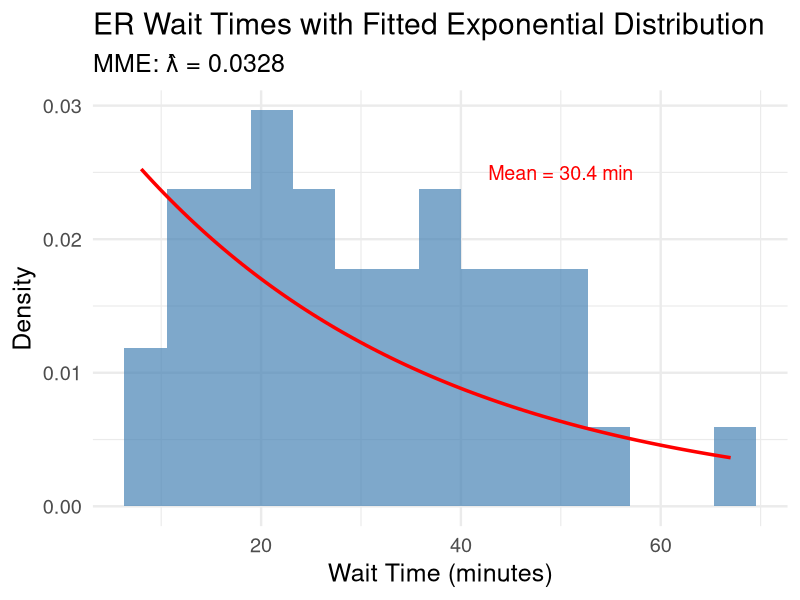
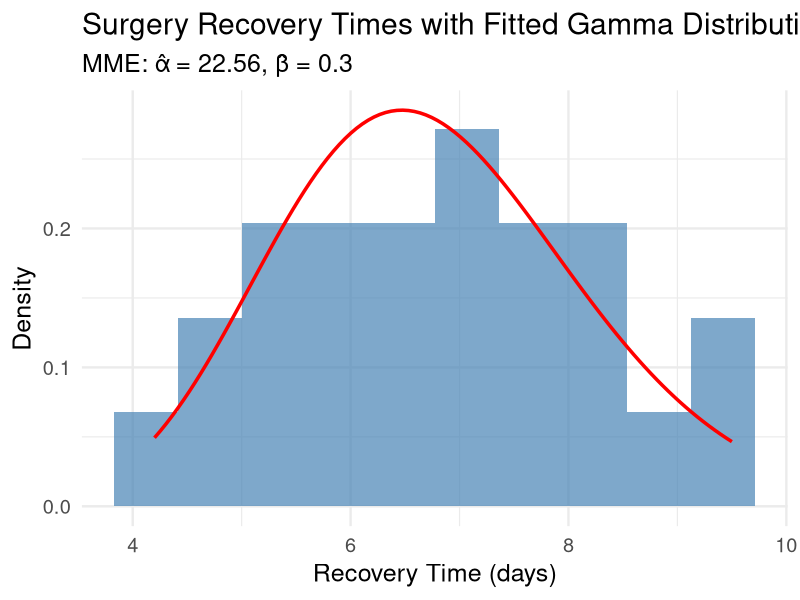
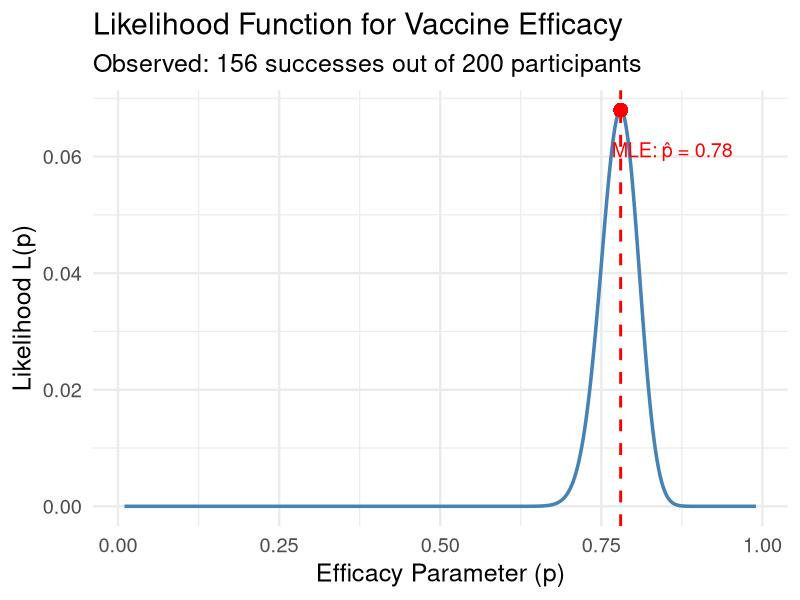
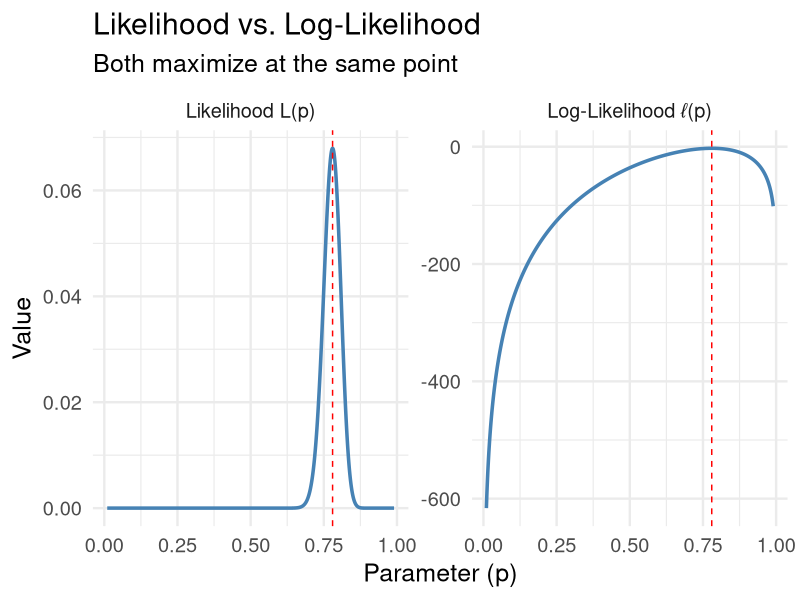
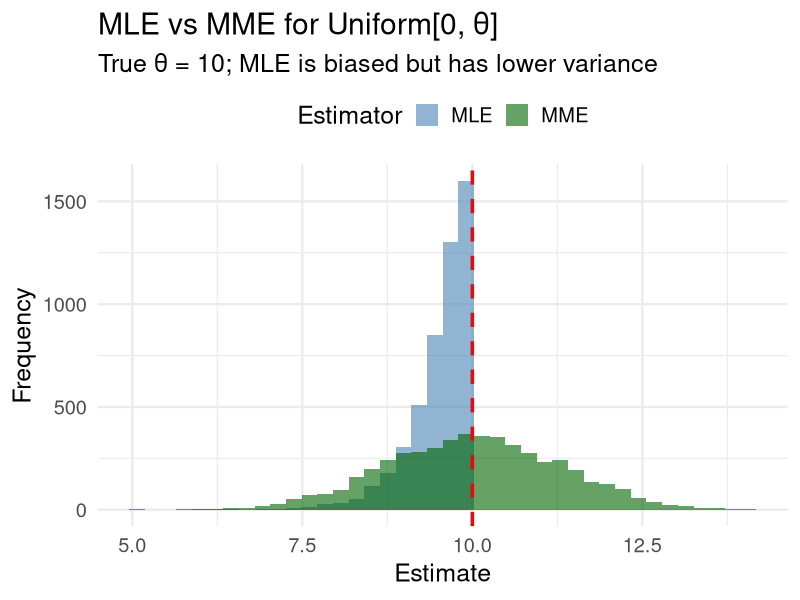
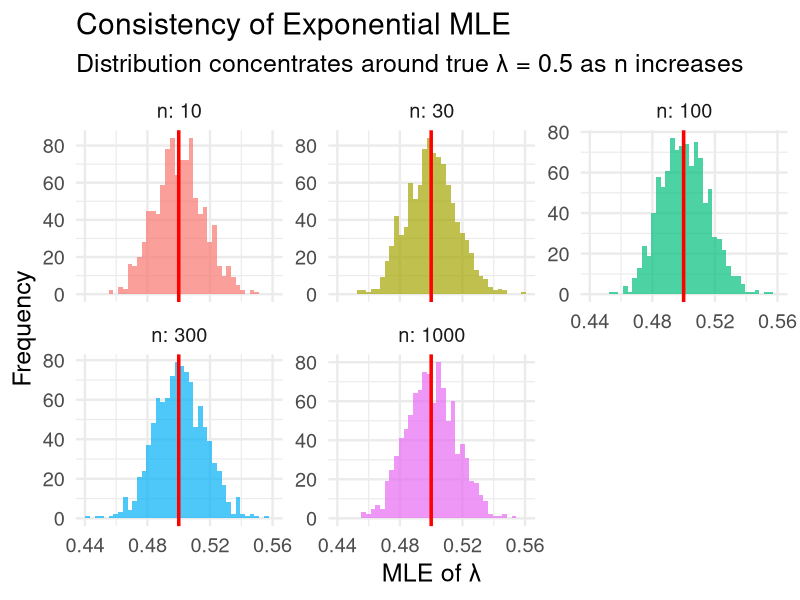

Write the R code that produced these figures, in order.
## ---- chunk 1
#| label: setup
#| include: false
library(tidyverse)
set.seed(42)
theme_set(theme_minimal(base_size = 18))
## ---- chunk 2
# Wait times (minutes) for 40 patients
wait_times <- c(12, 45, 8, 23, 67, 15, 31, 42, 19, 56,
                28, 11, 38, 22, 49, 17, 33, 25, 41, 14,
                52, 9, 36, 27, 44, 18, 29, 47, 21, 35,
                13, 39, 24, 51, 16, 32, 46, 20, 37, 26)

# Method of moments estimate for λ (per minute)
lambda_hat <- 1 / mean(wait_times)

cat("Sample mean wait time:", round(mean(wait_times), 2), "minutes\n")
cat("MME of λ:", round(lambda_hat, 4), "per minute\n")
cat("MME of λ:", round(lambda_hat * 60, 2), "per hour")
## ---- chunk 3
#| fig-height: 4.5
# Compare empirical distribution to fitted exponential
tibble(wait_time = wait_times) |> 
  ggplot(aes(x = wait_time)) +
  geom_histogram(aes(y = after_stat(density)), bins = 15, 
                 fill = "steelblue", alpha = 0.7) +
  stat_function(fun = dexp, args = list(rate = lambda_hat),
                color = "red", linewidth = 1.2) +
  labs(title = "ER Wait Times with Fitted Exponential Distribution",
       subtitle = str_glue("MME: λ̂ = {round(lambda_hat, 4)}"),
       x = "Wait Time (minutes)", y = "Density") +
  annotate("text", x = 50, y = 0.025, 
           label = str_glue("Mean = {round(mean(wait_times), 1)} min"),
           color = "red", size = 5)
## ---- chunk 4
# Recovery times (days) for 25 patients
recovery_times <- c(4.2, 6.8, 5.1, 8.3, 7.2, 4.9, 6.1, 9.5, 5.7, 7.8,
                    6.4, 8.1, 5.3, 7.5, 6.9, 4.5, 8.7, 5.9, 7.1, 6.2,
                    9.2, 5.5, 7.4, 6.6, 8.4)

# Calculate sample moments
x_bar <- mean(recovery_times)
second_moment <- mean(recovery_times^2)

# MME for gamma parameters
alpha_hat <- x_bar^2 / (second_moment - x_bar^2)
beta_hat <- (second_moment - x_bar^2) / x_bar

cat("Sample mean:", round(x_bar, 2), "days\n")
cat("MME of α:", round(alpha_hat, 2), "\n")
cat("MME of β:", round(beta_hat, 2), "days")
## ---- chunk 5
#| fig-height: 4.5
tibble(recovery_time = recovery_times) |> 
  ggplot(aes(x = recovery_time)) +
  geom_histogram(aes(y = after_stat(density)), bins = 10, 
                 fill = "steelblue", alpha = 0.7) +
  stat_function(fun = dgamma, 
                args = list(shape = alpha_hat, scale = beta_hat),
                color = "red", linewidth = 1.2) +
  labs(title = "Surgery Recovery Times with Fitted Gamma Distribution",
       subtitle = str_glue("MME: α̂ = {round(alpha_hat, 2)}, β̂ = {round(beta_hat, 2)}"),
       x = "Recovery Time (days)", y = "Density")
## ---- chunk 6
n <- 200
successes <- 156
# What value of p makes this outcome most "likely"?
## ---- chunk 7
#| echo: false
#| fig-height: 5
# Likelihood function for vaccine trial
n <- 200
x <- 156

likelihood_data <- tibble(
  p = seq(0.01, 0.99, by = 0.001),
  likelihood = dbinom(x, n, p)
)

mle_p <- x / n

likelihood_data |> 
  ggplot(aes(x = p, y = likelihood)) +
  geom_line(color = "steelblue", linewidth = 1.2) +
  geom_vline(xintercept = mle_p, color = "red", linetype = "dashed", linewidth = 1) +
  geom_point(aes(x = mle_p, y = dbinom(x, n, mle_p)), color = "red", size = 4) +
  labs(title = "Likelihood Function for Vaccine Efficacy",
       subtitle = str_glue("Observed: {x} successes out of {n} participants"),
       x = "Efficacy Parameter (p)", y = "Likelihood L(p)") +
  annotate("text", x = mle_p + 0.08, y = dbinom(x, n, mle_p) * 0.9,
           label = str_glue("MLE: p̂ = {mle_p}"), color = "red", size = 5)
## ---- chunk 8
#| echo: false
#| fig-height: 4
# Compare likelihood and log-likelihood
likelihood_data |> 
  mutate(log_likelihood = log(likelihood)) |> 
  select(p, likelihood, log_likelihood) |> 
  pivot_longer(-p, names_to = "type", values_to = "value") |> 
  mutate(type = case_when(
    type == "likelihood" ~ "Likelihood L(p)",
    type == "log_likelihood" ~ "Log-Likelihood ℓ(p)"
  )) |> 
  ggplot(aes(x = p, y = value)) +
  geom_line(color = "steelblue", linewidth = 1.2) +
  geom_vline(xintercept = mle_p, color = "red", linetype = "dashed") +
  facet_wrap(~type, scales = "free_y") +
  labs(title = "Likelihood vs. Log-Likelihood", 
       subtitle = "Both maximize at the same point",
       x = "Parameter (p)", y = "Value")
## ---- chunk 9
#| code-line-numbers: "|1-3|5-12|14-18"
true_p <- 0.65
n <- 50
n_sims <- 5000

# Simulate MLE for many samples
bernoulli_sim <- tibble(sim = 1:n_sims) |> 
  mutate(
    data = map(sim, \(s) rbinom(n, 1, true_p)),
    mle = map_dbl(data, mean)
  )

# Check properties
bernoulli_sim |> 
  summarize(
    mean_mle = mean(mle),
    var_mle = var(mle),
    theoretical_var = true_p * (1 - true_p) / n
  )
## ---- chunk 10
theta <- 10
n <- 20
n_sims <- 5000

uniform_comparison <- tibble(sim = 1:n_sims) |> 
  mutate(
    data = map(sim, \(s) runif(n, 0, theta)),
    mle = map_dbl(data, max),
    mme = map_dbl(data, \(d) 2 * mean(d))
  )

uniform_comparison |> 
  summarize(
    `MLE Bias` = mean(mle) - theta,
    `MME Bias` = mean(mme) - theta,
    `MLE Variance` = var(mle),
    `MME Variance` = var(mme),
    `MLE MSE` = mean((mle - theta)^2),
    `MME MSE` = mean((mme - theta)^2)
  ) |> 
  pivot_longer(everything()) |> 
  mutate(value = round(value, 4))
## ---- chunk 11
#| echo: false
#| fig-height: 5
uniform_comparison |> 
  select(mle, mme) |> 
  pivot_longer(everything(), names_to = "Estimator", values_to = "Estimate") |> 
  mutate(Estimator = toupper(Estimator)) |> 
  ggplot(aes(x = Estimate, fill = Estimator)) +
  geom_histogram(bins = 40, alpha = 0.6, position = "identity") +
  geom_vline(xintercept = theta, color = "red", linetype = "dashed", linewidth = 1.2) +
  labs(title = "MLE vs MME for Uniform[0, θ]",
       subtitle = str_glue("True θ = {theta}; MLE is biased but has lower variance"),
       x = "Estimate", y = "Frequency") +
  scale_fill_manual(values = c("steelblue", "darkgreen")) +
  theme(legend.position = "top")
## ---- chunk 12
#| fig-height: 4.5
true_lambda <- 0.5
sample_sizes <- c(10, 30, 100, 300, 1000)

consistency_sim <- map_dfr(sample_sizes, function(n) {
  tibble(
    n = n,
    sim = 1:1000,
    mle = map_dbl(sim, \(s) 1 / mean(rexp(n, rate = true_lambda)))
  )
})

consistency_sim |> 
  ggplot(aes(x = mle, fill = factor(n))) +
  geom_histogram(bins = 40, alpha = 0.7) +
  geom_vline(xintercept = true_lambda, color = "red", linewidth = 1.2) +
  facet_wrap(~n, scales = "free_y", labeller = label_both) +
  labs(title = "Consistency of Exponential MLE",
       subtitle = "Distribution concentrates around true λ = 0.5 as n increases",
       x = "MLE of λ", y = "Frequency") +
  theme(legend.position = "none")
## ---- chunk 13
# For distributions with known MLEs
normal_data <- rnorm(100, mean = 50, sd = 10)
cat("Normal MLE for μ:", mean(normal_data), "\n")
cat("Normal MLE for σ:", sd(normal_data) * sqrt((100-1)/100))
## ---- chunk 14
# General approach: maximize log-likelihood
neg_log_lik <- function(lambda, data) {
  -sum(dexp(data, rate = lambda, log = TRUE))
}

exp_data <- rexp(50, rate = 0.5)
result <- optimize(neg_log_lik, interval = c(0.01, 5), data = exp_data)
cat("\nExponential MLE for λ:", round(result$minimum, 4))
## ---- chunk 15
#| message: false
library(MASS)

# Fit various distributions
gamma_data <- rgamma(100, shape = 2, scale = 3)

# Method of moments (manual)
xbar <- mean(gamma_data)
s2 <- var(gamma_data) * (99/100)
alpha_mme <- xbar^2 / s2
beta_mme <- s2 / xbar

# MLE using fitdistr
gamma_mle <- fitdistr(gamma_data, "gamma")

cat("MME: α =", round(alpha_mme, 3), ", β =", round(beta_mme, 3), "\n")
cat("MLE: α =", round(gamma_mle$estimate["shape"], 3), 
    ", β =", round(1/gamma_mle$estimate["rate"], 3))
## ---- chunk 16
# Survival times (months) for 40 patients
survival_times <- c(8.2, 15.3, 12.1, 6.8, 22.5, 9.4, 18.7, 11.3, 7.5, 25.1,
                    14.2, 10.8, 5.3, 19.6, 13.4, 8.9, 16.2, 11.7, 6.1, 21.3,
                    12.8, 9.1, 17.5, 7.8, 24.2, 10.3, 14.9, 8.4, 20.1, 11.9,
                    6.5, 18.3, 13.1, 9.7, 15.8, 7.2, 22.8, 12.4, 8.1, 19.2)

# Fit exponential distribution
lambda_mle <- 1 / mean(survival_times)

# Estimated survival probability at 12 months
surv_12 <- exp(-lambda_mle * 12)

cat("MLE of λ:", round(lambda_mle, 4), "per month\n")
cat("Estimated median survival:", round(log(2)/lambda_mle, 1), "months\n")
cat("Estimated P(survive > 12 months):", round(surv_12, 3))
## ---- chunk 17
1 - pbinom(59, size = 80, prob = 0.80)  # P(X >= 60)
